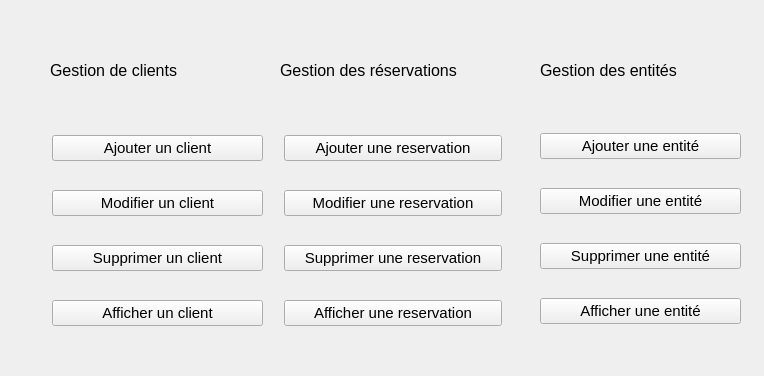
<?xml version="1.0" encoding="UTF-8"?>
<ui version="4.0">
 <class>welcome</class>
 <widget class="QMainWindow" name="welcome">
  <property name="geometry">
   <rect>
    <x>0</x>
    <y>0</y>
    <width>764</width>
    <height>376</height>
   </rect>
  </property>
  <property name="font">
   <font>
    <pointsize>8</pointsize>
   </font>
  </property>
  <property name="windowTitle">
   <string>MainWindow</string>
  </property>
  <property name="styleSheet">
   <string notr="true">border-color: rgb(0, 0, 127);</string>
  </property>
  <widget class="QWidget" name="centralwidget">
   <widget class="QLabel" name="label_2">
    <property name="geometry">
     <rect>
      <x>280</x>
      <y>60</y>
      <width>221</width>
      <height>21</height>
     </rect>
    </property>
    <property name="font">
     <font>
      <pointsize>12</pointsize>
     </font>
    </property>
    <property name="styleSheet">
     <string notr="true">color: rgb(0, 0, 127);
color: rgb(0, 0, 0);</string>
    </property>
    <property name="text">
     <string>Gestion des réservations</string>
    </property>
   </widget>
   <widget class="QLabel" name="label">
    <property name="geometry">
     <rect>
      <x>50</x>
      <y>60</y>
      <width>191</width>
      <height>20</height>
     </rect>
    </property>
    <property name="font">
     <font>
      <pointsize>12</pointsize>
     </font>
    </property>
    <property name="styleSheet">
     <string notr="true">color: rgb(0, 0, 127);
color: rgb(0, 0, 0);</string>
    </property>
    <property name="text">
     <string>Gestion de clients </string>
    </property>
   </widget>
   <widget class="QLabel" name="label_3">
    <property name="geometry">
     <rect>
      <x>540</x>
      <y>60</y>
      <width>191</width>
      <height>21</height>
     </rect>
    </property>
    <property name="font">
     <font>
      <pointsize>12</pointsize>
     </font>
    </property>
    <property name="styleSheet">
     <string notr="true">color: rgb(0, 0, 127);
color: rgb(0, 0, 0);</string>
    </property>
    <property name="text">
     <string>Gestion des entités</string>
    </property>
   </widget>
   <widget class="QWidget" name="layoutWidget">
    <property name="geometry">
     <rect>
      <x>540</x>
      <y>110</y>
      <width>201</width>
      <height>241</height>
     </rect>
    </property>
    <layout class="QVBoxLayout" name="verticalLayout">
     <item>
      <widget class="QPushButton" name="pushButton_9">
       <property name="font">
        <font>
         <pointsize>11</pointsize>
         <weight>50</weight>
         <bold>false</bold>
        </font>
       </property>
       <property name="text">
        <string>Ajouter une entité</string>
       </property>
      </widget>
     </item>
     <item>
      <widget class="QPushButton" name="pushButton_10">
       <property name="font">
        <font>
         <pointsize>11</pointsize>
        </font>
       </property>
       <property name="text">
        <string>Modifier une entité</string>
       </property>
      </widget>
     </item>
     <item>
      <widget class="QPushButton" name="pushButton_11">
       <property name="font">
        <font>
         <pointsize>11</pointsize>
        </font>
       </property>
       <property name="text">
        <string>Supprimer une entité</string>
       </property>
      </widget>
     </item>
     <item>
      <widget class="QPushButton" name="pushButton_4">
       <property name="font">
        <font>
         <pointsize>11</pointsize>
        </font>
       </property>
       <property name="text">
        <string>Afficher une entité</string>
       </property>
      </widget>
     </item>
    </layout>
   </widget>
   <widget class="QWidget" name="layoutWidget">
    <property name="geometry">
     <rect>
      <x>284</x>
      <y>112</y>
      <width>218</width>
      <height>241</height>
     </rect>
    </property>
    <layout class="QVBoxLayout" name="verticalLayout_2">
     <item>
      <widget class="QPushButton" name="pushButton_5">
       <property name="font">
        <font>
         <pointsize>11</pointsize>
        </font>
       </property>
       <property name="text">
        <string>Ajouter une reservation</string>
       </property>
      </widget>
     </item>
     <item>
      <widget class="QPushButton" name="pushButton_6">
       <property name="font">
        <font>
         <pointsize>11</pointsize>
        </font>
       </property>
       <property name="text">
        <string>Modifier une reservation</string>
       </property>
      </widget>
     </item>
     <item>
      <widget class="QPushButton" name="pushButton_7">
       <property name="font">
        <font>
         <pointsize>11</pointsize>
        </font>
       </property>
       <property name="text">
        <string>Supprimer une reservation</string>
       </property>
      </widget>
     </item>
     <item>
      <widget class="QPushButton" name="pushButton_8">
       <property name="font">
        <font>
         <pointsize>11</pointsize>
        </font>
       </property>
       <property name="text">
        <string>Afficher une reservation</string>
       </property>
      </widget>
     </item>
    </layout>
   </widget>
   <widget class="QWidget" name="layoutWidget">
    <property name="geometry">
     <rect>
      <x>52</x>
      <y>112</y>
      <width>211</width>
      <height>241</height>
     </rect>
    </property>
    <layout class="QVBoxLayout" name="verticalLayout_3">
     <item>
      <widget class="QPushButton" name="pushButton">
       <property name="font">
        <font>
         <pointsize>11</pointsize>
        </font>
       </property>
       <property name="text">
        <string>Ajouter un client</string>
       </property>
      </widget>
     </item>
     <item>
      <widget class="QPushButton" name="pushButton_2">
       <property name="font">
        <font>
         <pointsize>11</pointsize>
        </font>
       </property>
       <property name="text">
        <string>Modifier un client</string>
       </property>
      </widget>
     </item>
     <item>
      <widget class="QPushButton" name="pushButton_3">
       <property name="font">
        <font>
         <pointsize>11</pointsize>
        </font>
       </property>
       <property name="text">
        <string>Supprimer un client</string>
       </property>
      </widget>
     </item>
     <item>
      <widget class="QPushButton" name="pushButton_12">
       <property name="font">
        <font>
         <pointsize>11</pointsize>
        </font>
       </property>
       <property name="text">
        <string>Afficher un client</string>
       </property>
      </widget>
     </item>
    </layout>
   </widget>
  </widget>
 </widget>
 <resources/>
 <connections/>
</ui>
